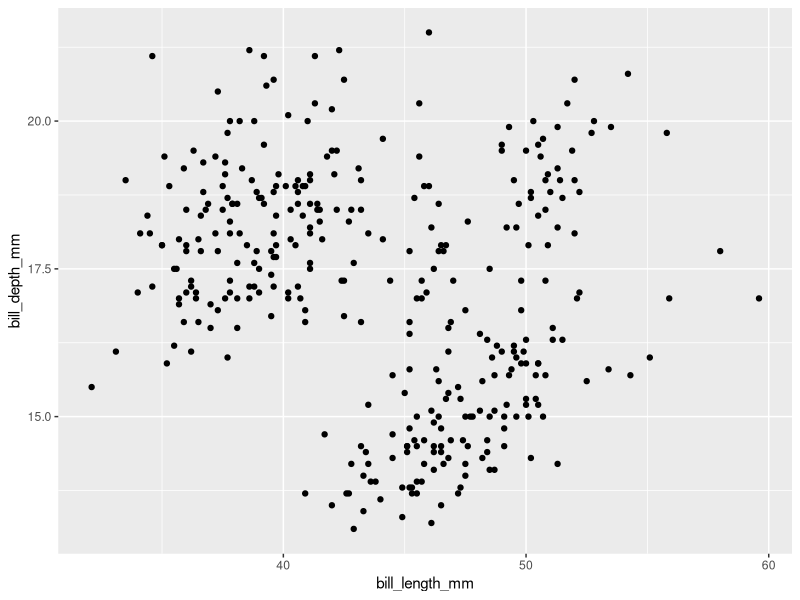
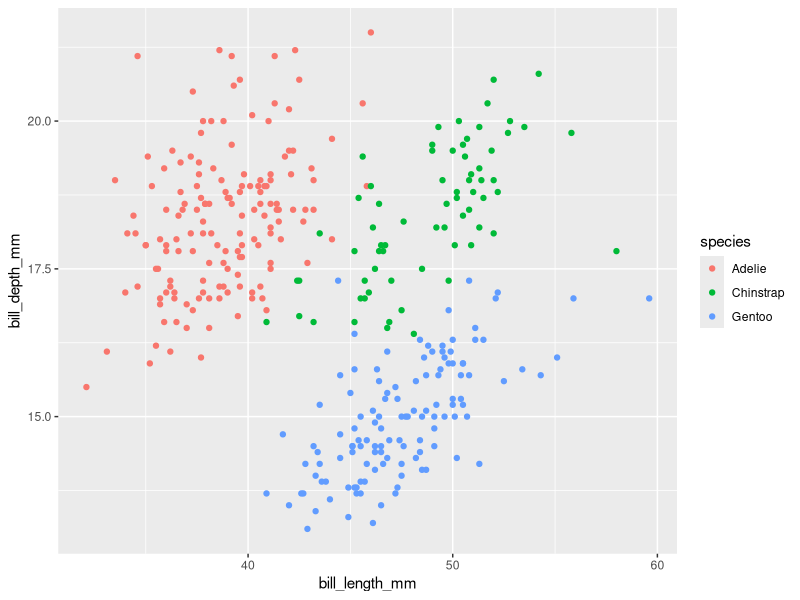
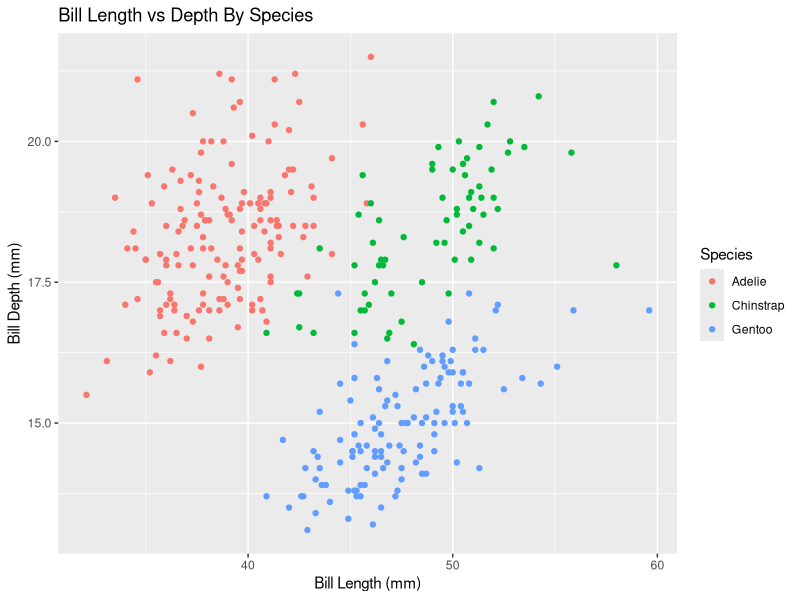
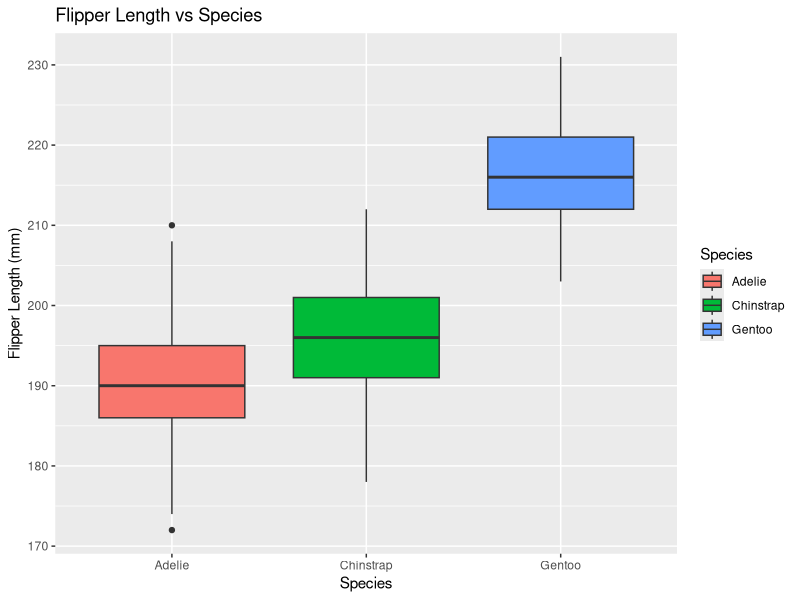

These figures' R source, in order:
## ---- chunk 1
knitr::opts_chunk$set(echo = TRUE)
# Load required libraries
library(tidyverse)
library(palmerpenguins)
library(ggplot2)
## ---- chunk 2
str(penguins)
## ---- chunk 3
str(penguins_raw)
## ---- chunk 4
colnames(penguins)
## ---- chunk 5
ggplot(data = penguins, aes(x = bill_length_mm, y = bill_depth_mm)) + geom_point()
## ---- chunk 6
ggplot(data = penguins, aes(x = bill_length_mm, y = bill_depth_mm, color = species)) + geom_point()
## ---- chunk 7
ggplot(data = penguins, aes(x = bill_length_mm, y = bill_depth_mm, color = species)) + geom_point() + labs(title = "Bill Length vs Depth By Species", x = "Bill Length (mm)", y = "Bill Depth (mm)", color = "Species")
## ---- chunk 8
ggplot(data = penguins, aes(x = species, y = flipper_length_mm, fill = species)) + geom_boxplot() + labs(title = "Flipper Length vs Species", x = "Species", y = "Flipper Length (mm)", fill = "Species")

